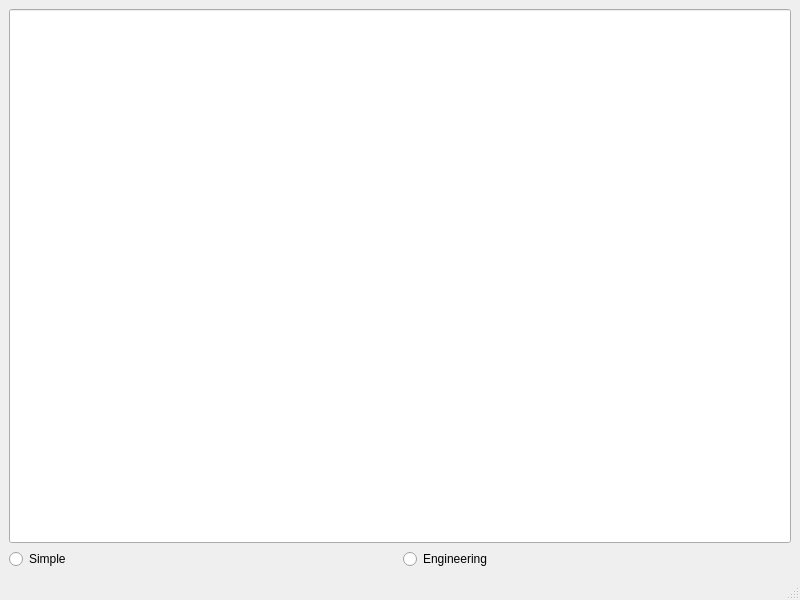
<?xml version="1.0" encoding="UTF-8"?>
<ui version="4.0">
 <class>MainWindow</class>
 <widget class="QMainWindow" name="MainWindow">
  <property name="geometry">
   <rect>
    <x>0</x>
    <y>0</y>
    <width>800</width>
    <height>600</height>
   </rect>
  </property>
  <property name="minimumSize">
   <size>
    <width>685</width>
    <height>450</height>
   </size>
  </property>
  <property name="windowTitle">
   <string>MainWindow</string>
  </property>
  <widget class="QWidget" name="centralwidget">
   <layout class="QGridLayout" name="gridLayout">
    <item row="2" column="0">
     <widget class="QRadioButton" name="radioButtonSimple">
      <property name="text">
       <string>Simple</string>
      </property>
     </widget>
    </item>
    <item row="2" column="1">
     <widget class="QRadioButton" name="radioButtonCompl">
      <property name="text">
       <string>Engineering</string>
      </property>
     </widget>
    </item>
    <item row="0" column="0" colspan="2">
     <widget class="QLineEdit" name="lineEdit">
      <property name="sizePolicy">
       <sizepolicy hsizetype="Preferred" vsizetype="Expanding">
        <horstretch>0</horstretch>
        <verstretch>0</verstretch>
       </sizepolicy>
      </property>
     </widget>
    </item>
   </layout>
  </widget>
  <widget class="QMenuBar" name="menubar">
   <property name="geometry">
    <rect>
     <x>0</x>
     <y>0</y>
     <width>800</width>
     <height>31</height>
    </rect>
   </property>
  </widget>
  <widget class="QStatusBar" name="statusbar"/>
 </widget>
 <resources/>
 <connections/>
</ui>
